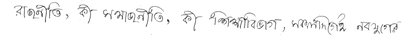
%> input picture Lines/L001.bmp, 420 x 35 px, shrunk from 2511 x 212 before the run
$ octave main.m   (GNU Octave 9; MATLAB toolbox functions it lacks are replaced by stand-ins)
%> lines starting %> are read from the running program, lines starting %| are printed output that depends on the picture; in (x1, y1, x2, y2) boxes, pixels count from 0 and x2, y2 are one past the last pixel; in counts of white or black regions, pixels touching at a corner belong together; the program's own positions count from 1
### mygray2bin.m
function [ binImg ] = mygray2bin( grayName )
%> called with grayName = 'Lines\L001.bmp'
    grayImg = imread(grayName);
%> grayImg is the input picture: size 35x420 uint8; min 40, max 255, mean 244.9
    binImg = imbinarize(grayImg, 'adaptive', 'ForegroundPolarity', 'dark');
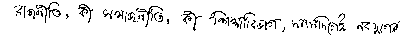
%> binImg: size 35x420 logical; 92.3% white; black in thin lines or dots, all inside (x1, y1, x2, y2) = (14, 2, 400, 35)
end

### strokeWidth.m
function [width] = strokeWidth( img )
    [imgR, imgC] = size(img);
%> imgR = 35; imgC = 420

    curPixel = 1;
    prevPixel = 1;
    found = 0; % not found a black line
    count = 0;
    z = zeros(max(imgR, imgC));
    lengthCount = z(1, :);
%> lengthCount = 420 values from 0 to 0

    %horizontal scan
    for r = 1:imgR
        count = 0;
        found = 0;
        prevPixel = 1; %assume that it is initially white
        for c = 1:imgC
           curPixel = img(r, c);

           if prevPixel == 1 %prevPixel is white
               if curPixel == 0 && found == 0
                   found = 1; % found a line
               end %


           else %prevPixel is black
               if curPixel == 1 && found == 1
                   found = 0; %end of line
                   lengthCount(count) = lengthCount(count) + 1;
                   count = 0;


               end

           end % end of if
           if found == 1
               count = count +1;
           end
           prevPixel = curPixel;

        end %end of for
    end %end of for
%> after the loop, lengthCount = 420 values, max 392 at index 1, min 0 at index 10, mean 1.59
   %vertical scan
    for c = 1:imgC
        count = 0;
        found = 0;
        prevPixel = 1; %assume that it is initially white
        for r = 1:imgR
           curPixel = img(r, c);

           if prevPixel == 1 %prevPixel is white
               if curPixel == 0 && found == 0
                   found = 1; % found a line
               end %


           else %prevPixel is black
               if curPixel == 1 && found == 1
                   found = 0; %end of line
                   lengthCount(count) = lengthCount(count) + 1;
                   count = 0;


               end

           end % end of if
           if found == 1
               count = count +1;
           end
           prevPixel = curPixel;

        end %end of for
    end %end of for
%> after the loop, lengthCount = 420 values, max 680 at index 1, min 0 at index 10, mean 2.92


    [maxVal, maxInd] = max(lengthCount);
%> maxVal = 680; maxInd = 1

    width = maxInd;
%> width = 1

end % end of function

### getSkewCorrectedImg.m
function [ correctedImg, baseCoords ] = getSkewCorrectedImg( skewedImg )
    %skewedImg = binary image, foreground is black
    global originalImg;
    global originalImgRow;
    global originalImgCol;
    global skewCorrectedImg;

    backupImg = skewedImg;
    %if 0
    sw1 = strokeWidth(skewedImg);
%> sw1 = 1
    se1 = strel('square', sw1);
%> se1 = {Neighborhood true, Dimensionality 2}
    skewedImg = imdilate(~skewedImg, se1);
    skewedImg = ~skewedImg;
    %end
    originalImg = skewedImg;

    [originalImgRow, originalImgCol] = size(originalImg);
%> originalImgRow = 35; originalImgCol = 420
    %%%%%%%%%%%%%%%%%%%%%%%%%%%%%
    %figure(33), imshow(originalImg);

    baseCoords = GetBaseCoordsFromImg();
    x = zeros(length(baseCoords), 1);
    y = zeros(length(baseCoords), 1);

    for ii = 1:length(baseCoords)
        x(ii) = baseCoords(ii).x;
        y(ii) = baseCoords(ii).y;
    end % end of for

    xrot = zeros(length(baseCoords), 1);
    yrot = zeros(length(baseCoords), 1);

    %rotate these points 90 degree clockwise
    for ii = 1:length(baseCoords)
        p = rotatePoint([x(ii) y(ii)], -90);
        xrot(ii) = p(1);
        yrot(ii) = p(2);
    end % end of for

    x = xrot;
    y = yrot;

    fuck = double(x);
    me = double(y);

    p = polyfit(fuck, me,1);
    yCalc1 = polyval(p, fuck);

    leng = length(baseCoords);
    m =    ( (yCalc1(1) - yCalc1(leng)) / (fuck(1) - fuck(leng) ) ) ;

    angleRad = wrapTo2Pi(atan(m));
    angleDeg = rad2deg(angleRad);

    temp = ~backupImg;
    finalImg = imrotate(temp, -angleDeg);
    finalImg = ~finalImg;
    skewCorrectedImg = finalImg;
    %figure (3), imshow(finalImg);
    %%
    correctedImg = finalImg;
end

### maxBlackHeight.m
function [ height ] = maxBlackHeight( row, col )
%> called with row = 35, col = 1
    %
    % height = -1 if no black pixel in the column col
    %
    global originalImg;
    global originalImgRow;
    global originalImgCol;

    for r = row:-1:1
        if originalImg(r, col) == 0
            % [4 lines of commented-out code are left out]

            height = r;
            return;
        end%end of if
    end %end of for

    height = -1;
end

### GetBaseCoordsFromImg.m
function [ baseCoords2 ] = GetBaseCoordsFromImg(  )
        %uses originalImg
        global originalImg;
        global originalImgRow;
        global originalImgCol;
        %%%%%%%%%%%%%%%%%%%%%%%%%%%%%
        blankCol = 1;
        prevHeight = 0;
        curHeight = 0;

        wrCoordPairs = makeCoordPair(-1, -1, -1, -1); %first one is invalid
        index = int64(2);

        curCol = 1;

        while curCol <= originalImgCol
            h = maxBlackHeight(originalImgRow, curCol);
%> h = -1
           % disp(curCol);
            if h == -1% no black pixels
                curCol = curCol + 1;
                continue;
            end % end of if

            nextCoord = nextHorCoord(Coord(h, curCol), 1); %1 = left to right, -1 = right to left

            if nextCoord.x ~= -1 && nextCoord.y ~= -1 && nextCoord.y ~= curCol + 1
                wrCoordPairs(index) = CoordPair(Coord(h, curCol), nextCoord);
                index = index + 1;
                %curCol = nextCoord.y;
                curCol = curCol + 1;
            else
                curCol = curCol + 1;
            end %end of if
        end %end of while
        %right to left scanning
        curCol = originalImgCol;

        while curCol >= 1
            h = maxBlackHeight(originalImgRow, curCol);
           % disp(curCol);
            if h == -1% no black pixels
                curCol = curCol - 1;
                continue;
            end % end of if

            nextCoord = nextHorCoord(Coord(h, curCol), -1); %1 = left to right, -1 = right to left

            if nextCoord.x ~= -1 && nextCoord.y ~= -1 && nextCoord.y ~= curCol - 1
                wrCoordPairs(index) = CoordPair(nextCoord, Coord(h, curCol));
                index = index + 1;
                %curCol = nextCoord.y;
                curCol = curCol - 1;
            else
                curCol = curCol - 1;
            end %end of if
        end %end of for
        %%
        [~, nCol] = size(wrCoordPairs);
% [9 lines of commented-out code are left out]
        originalImgGray = uint8(255 * originalImg);

        for i = 2:nCol
            temp = originalImg;
            c1 = wrCoordPairs(i).coord1;
            c2 = wrCoordPairs(i).coord2;
            temp(c1.x, c1.y:c2.y) = 0; %make it black
            label = bwlabel(temp, 4);          %label connected components
            whitePixelCoord = getWhitePixelCoord(wrCoordPairs(i));
            if whitePixelCoord.x == -1 && whitePixelCoord.y == -1
                continue;
            end %end of if
            labelVal = label(whitePixelCoord.x, whitePixelCoord.y);
            if labelVal == temp(1, 1)
                continue;
            end %end of if
            originalImgGray(label == labelVal) = 128;

        end % end of for
        %figure (2), imtool(originalImgGray);
        %figure(420), imshow(originalImgGray);
        %%
        waters = zeros(size(originalImg));
        waters(originalImgGray == 128) = 1;
        waters = logical(waters);

        sw = strokeWidth( originalImg );
        baseCoords2 = getBaseCoords(waters, sw); %sw = stroke width
        imtool(originalImgGray);
end %end of function

### makeCoordPair.m
function [ cp ] = makeCoordPair( x1, y1, x2, y2 )
    cp = CoordPair(Coord(x1, y1), Coord(x2, y2));
end

### main.m
imgBin = mygray2bin('Lines\L001.bmp');
imgBin = getSkewCorrectedImg(imgBin);
imtool(imgBin);
testBin = imgBin;
%getting average component height
imgBinInv = ~imgBin;

states = regionprops(imgBinInv, 'BoundingBox');
[y1, y2, x1, x2] = BoundingBoxFromRegionprops(states, 1);

imgBinInv = imgBinInv(x1:x2, y1:y2); %keep the image inside the bounding box
imgBin = imgBin(x1:x2, y1:y2);

cc = bwconncomp(imgBinInv);
stats = regionprops(cc,'BoundingBox');

height = 0;
heightVector = zeros(1, length(stats));

for n = 1 : length(stats)
     thisBB = stats(n).BoundingBox;
     height = height + thisBB(4);
     heightVector(n) = thisBB(4);
end

heightVector = sort(heightVector);
avg_h =  heightVector( floor(length(stats)*.65) ) ;

%avg_h = round(height/length(stats));
%avg_h = mean(heightVector);
%%%
avg_w = round(avg_h*0.45);
%avg_w = 8;
%avg_w = round(yo(testBin));

imgBinInv = bBoxImg(imgBinInv);

a = 0.2;
T = maketform('affine', [1 0 0; a 1 0; 0 0 1] );
imgBinSlntInv1 = imtransform(imgBinInv,T);
T = maketform('affine', [1 0 0; -a 1 0; 0 0 1] );
imgBinSlntInv2 = imtransform(imgBinInv,T);

finalImgInv = (imgBinSlntInv1 | imgBinSlntInv2);
imtool(~finalImgInv);
[~, rCol] = size(finalImgInv);
[~, oCol] = size(imgBin);
padS = round(abs(rCol - oCol) / 2);
imgBin = ~padarray(~imgBin, [0 padS], 'both');
% [4 lines of commented-out code are left out]

VSImg = getVertSmearedImg(~finalImgInv, avg_h);
imtool(VSImg);
%imtool(finalImg1);
%vert1 = getVerticalHistogram(finalImg);
%imtool(vert1);
HSImg = getHorSmearedImg(~finalImgInv, avg_w);
imtool(HSImg);
% [6 lines of commented-out code are left out]

avg_w = round(avg_w * 1.5);

%%%make the height and width odd
if mod(avg_h, 2) == 0
    avg_h = avg_h + 1;
end
if mod(avg_w, 2) == 0
    avg_w = avg_w + 1;
end

VSHist = sum(~VSImg);
HSHist = sum(~HSImg);

widthPadSize = floor(avg_w/2);
VSHist = padarray(VSHist, [0 widthPadSize]);
HSHist = padarray(HSHist, [0 widthPadSize]);
imgBin = padarray(imgBin, [0 widthPadSize], 'both'); % pad the image

[imgRow, imgCol] = size(finalImgInv);
beginCol = widthPadSize + 1; %calc begins here
endCol = imgCol - widthPadSize; %where the calculation in histogram ends

%calculate, window size = avg_h * avg_w
%windowMultiplier = zeros(1, avg_w);
firstHalf = widthPadSize:-1:1;
secondHalf = 1:widthPadSize;

windowMultiplier = [firstHalf 0 secondHalf];
windowMultiplier = windowMultiplier + 1;%3 2 1 2 3... like this

%maxSum = sum(windowMultiplier*avg_h);
maxSum = sum(windowMultiplier*avg_h);

WSEG = readfis('WSEG');
[histRow, histCol] = size(VSHist);
chances = ones(1, histCol)*-1;

for c = beginCol:endCol
    VSVec = VSHist(c-widthPadSize:c+widthPadSize);
    HSVec = HSHist(c-widthPadSize:c+widthPadSize);

    VSVec(VSVec > avg_h) = avg_h; %limit within the window
    HSVec(HSVec > avg_h) = avg_h;

    VSSum = sum( VSVec.*windowMultiplier);
    HSSum = sum( HSVec.*windowMultiplier);
    %features for fuzzy inference system
    feature1 = VSSum/maxSum;
    feature2 = HSSum/maxSum;
    %feature1
    %feature2
    chances(c) = evalfis([feature1 feature2], WSEG);
end %end of for

threshold = -0.5;
maxValue = max(chances);

finalImg = ~finalImgInv;
[r, c] = size(imgBin);

mask = true(r, c);
for ii = 1:histCol
    if chances(ii) >= maxValue + threshold
        mask(:,ii) = 0;
    end %end of if
end %end of for

imgRgb = mybw2rgb(imgBin);
testRgb = getPaintedImg(imgRgb, mask, [255 0 0]);
imtool(testRgb);
